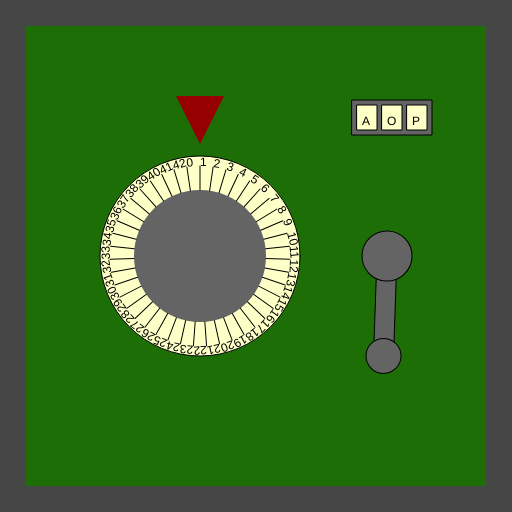
Frame 1 (no input)
Frame 60 (no input): identical to frame 1, image omitted
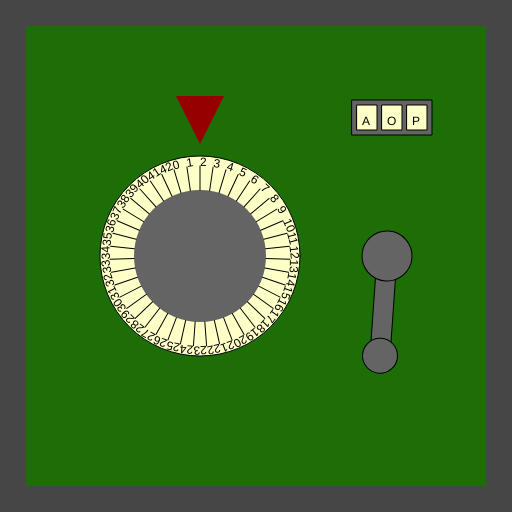
Frame 120 (the mouse pressed at the canvas centre since frame 60)

The p5.js sketch that drew these frames (run headless with seeded random() and noise() and a simulated clock; from frame 60 on, the mouse is pressed at the canvas centre):

// p5.js sketch
// ── sketch.js
/*

Officer: 1608905
CaseNum: 303-1-49605513-1608905

Case 303 - The Case of the Crooked Attorney
Stage 2 - Torvalds' House

This safe is in Torvalds’ home study. Be careful. If you get caught, I don’t know you !

Crack this safe by doing the following:

	Whilst the mouse is moving:
	- Increment CrypticVaultValA by 1

	Whilst the mouse is moving:
	- Decrement CrypticVaultValB by 2

	Whilst the mouse is moving:
	- Make CrypticVaultValC equal to the string "AOP"

	When any key is pressed:
	- Make CrypticVaultValC equal to the string "XMD"



This time you'll need to create the relevant event handlers yourself.

There are many possible ways of investigating this case, but you
should use ONLY the following commands:

	- The assignment operator aka. the equals sign !
	- Incrementing +=
	- Decrementing -=

*/

//declare the variables

var CrypticVaultValA;
var CrypticVaultValB;
var CrypticVaultValC;


function preload()
{
	//IMAGES WILL BE LOADED HERE

}

function setup()
{
	createCanvas(512,512);

	//initialise the variables
	CrypticVaultValA = 0;
	CrypticVaultValB = 0;
	CrypticVaultValC = "";

}

///////////////////EVENT HANDLERS///////////////////

//Create event handlers here to open the safe ...
function mouseMoved()
{
	CrypticVaultValA += 1;
	CrypticVaultValB -= 2;
	CrypticVaultValC = "AOP";
}

function keyPressed()
{
	CrypticVaultValC = "XMD";
}

///////////////DO NOT CHANGE CODE BELOW THIS POINT///////////////////

function draw()
{

	//Draw the safe door
	background(70);
	noStroke();
	fill(29,110,6);
	rect(26,26,width-52,width-52);

	//Draw the combination dial
	push();
	translate(200,height/2);
	drawDial(200, CrypticVaultValA, 43);
	pop();

	//Draw the lever
	push();
	translate(width - 125,256);
	drawLever(CrypticVaultValB);
	pop();

	//Draw the spinner
	push();
	translate(width - 120,100);
	drawSpinner(3, CrypticVaultValC);
	pop();

}

function drawDial(diameter,num,maxNum)
{
	//the combination lock

	var r = diameter * 0.5;
	var p = r * 0.6;

	stroke(0);
	fill(255,255,200);
	ellipse(0,0,diameter,diameter);
	fill(100);
	noStroke();
	ellipse(0,0,diameter*0.66,diameter*0.66);
	fill(150,0,0);
	triangle(
		-p * 0.4,-r-p,
		p * 0.4,-r-p,
		0,-r-p/5
	);

	noStroke();

	push();
	var inc = 360/maxNum;

	rotate(radians(-num * inc));
	for(var i = 0; i < maxNum; i++)
	{
		push();
		rotate(radians(i * inc));
		stroke(0);
		line(0,-r*0.66,0,-(r-10));
		noStroke();
		fill(0);
		text(i,0,-(r-10));
		pop();
	}

	pop();
}

function drawLever(rot)
{
	push();
	rotate(radians(-rot))
	stroke(0);
	fill(100);
	rect(-10,0,20,100);
	ellipse(0,0,50,50);
	ellipse(0,100,35,35);
	pop();
}

function drawSpinner(numSpinners, val)
{
	var sw = 20;
	var ow = (sw + 5) * numSpinners + 5;
	stroke(0);
	fill(100);
	rect(-ow/2,0,ow,35);
	if(typeof(val) == "number")
	{
		val = floor(val).toString(); //convert to string
	}


	for(var d = numSpinners - val.length; d > 0; d--)
	{
		val = "-" + val;
	}

	for(var i = 0; i < numSpinners; i++)
	{
		stroke(0);
		fill(255,255,200);
		rect(-ow/2 + i * (sw + 5) + 5,5,20,25);
		fill(0);
		noStroke();
		text(val[i],-ow/2 + sw/2 + i * (sw +5),25);
	}

}
